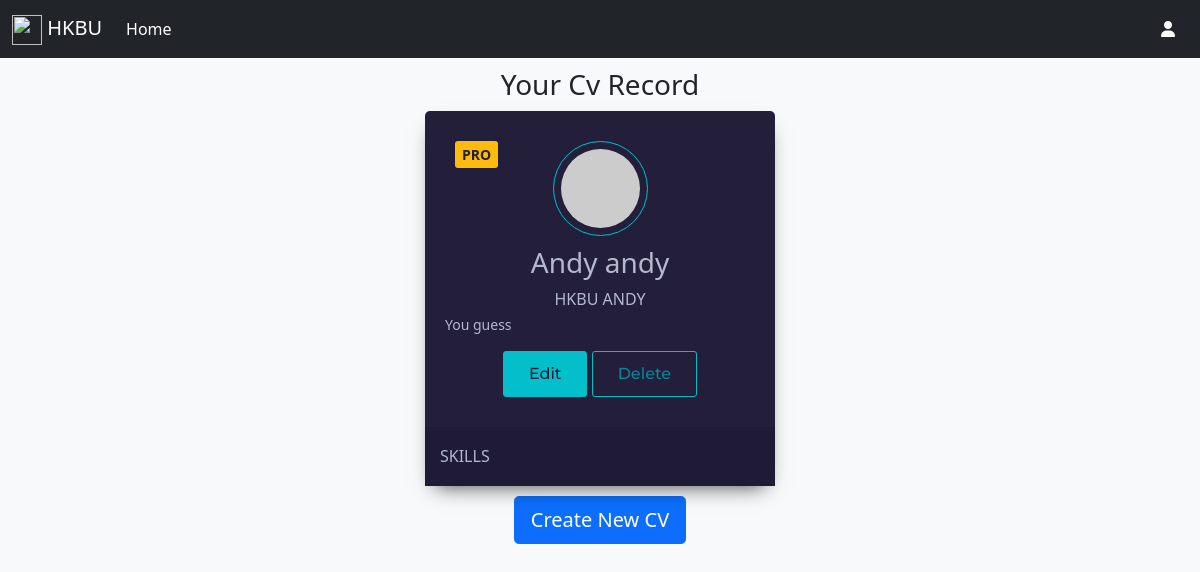
Before: /student/cvRecord?stu_id=22221111 with the older database file.
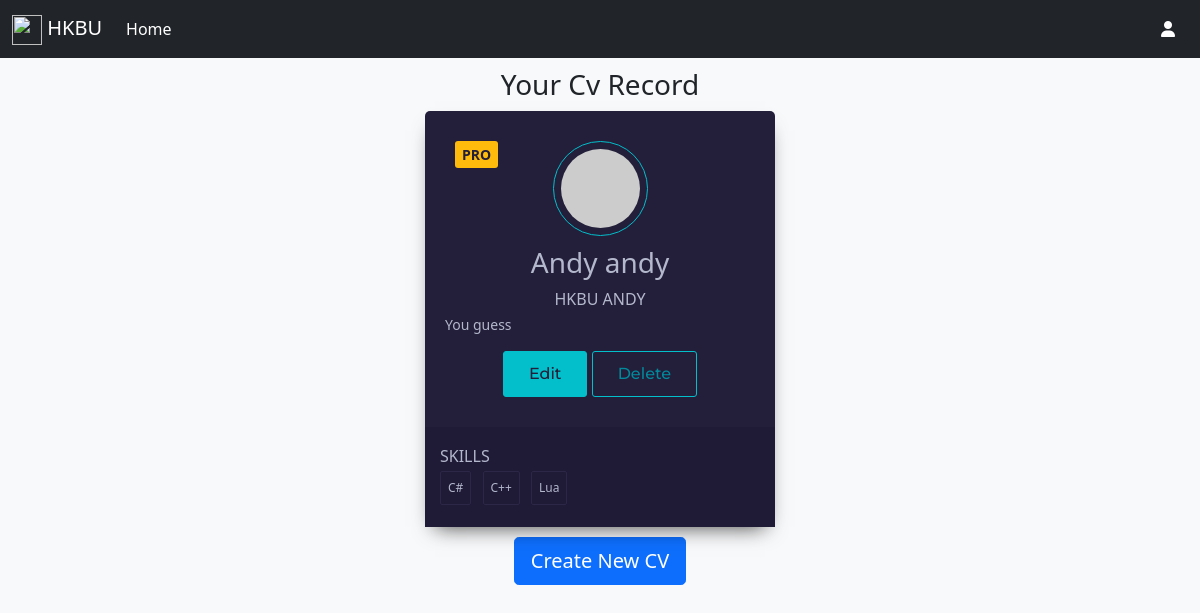
After: the same page with the newer database file.
### student/models.py (models this page shows, shortened)
class Language(models.Model):
    cv = models.ManyToManyField(CvInfoBase)
    studentID = models.ForeignKey(Student, on_delete=models.CASCADE)
    name = models.CharField(max_length=255)

### student/views.py (the view)
# urls.py: path('cvRecord', views.student_cvRecord, name='cvRecord'),
def student_cvRecord(request):
    stu_id=request.GET.get('stu_id', '')
    student = Student.objects.get(student_id=stu_id)
    studentLan = [{'language':[lan.name for lan in Language.objects.filter(studentID=student)]} for student in Student.objects.all()]
    cv_list = CvInfoBase.objects.filter(studentID=student)
    return render(request, 'student/cvRecord.html', {'nav':'student','cv_list':cv_list,'studentLan':studentLan})

### student/templates/student/cvRecord.html (shortened to what this page needs)
{% extends 'base.html'%} {% block header %}
<link rel="stylesheet" type="text/css" href="../../static/student/cvCard.css">{% endblock %} {% block content %}
<h3 style="text-align: center;">Your Cv Record</h3>
{% for cv in cv_list %}
<div class="card-container cardLayout">
    <span class="pro">PRO</span>
    <img class="round" src="https://randomuser.me/api/portraits/women/79.jpg" alt="user" />
    <h3>{{cv.fristName}} {{cv.lastName}}</h3>
    <h6>{{cv.nickName}}</h6>
    <p style="text-align: justify;padding-left: 20px;padding-right: 20px;">{{cv.aboutMe}}</p>
    <div class="buttons">
        <button class="primary">
                    Edit
                </button>
        <button class="primary ghost">
                    Delete
                </button>
    </div>
    <div class="skills">
        <h6>Skills</h6>
        <ul>
            {% for student in studentLan%} {% for lan in student.language %}
            <li>{{lan}}</li>
            {% endfor %} {% endfor %}
        </ul>
    </div>
</div>
{% endfor %}
<button class="btn btn-primary btn-lg btn-block" style="display: block;margin: 0 auto;" type="submit">Create New CV</button> {% endblock %}

Changed rows visible on the page:
added Language: language "C#"
added Language: language "C++"
added Language: language "Lua"
